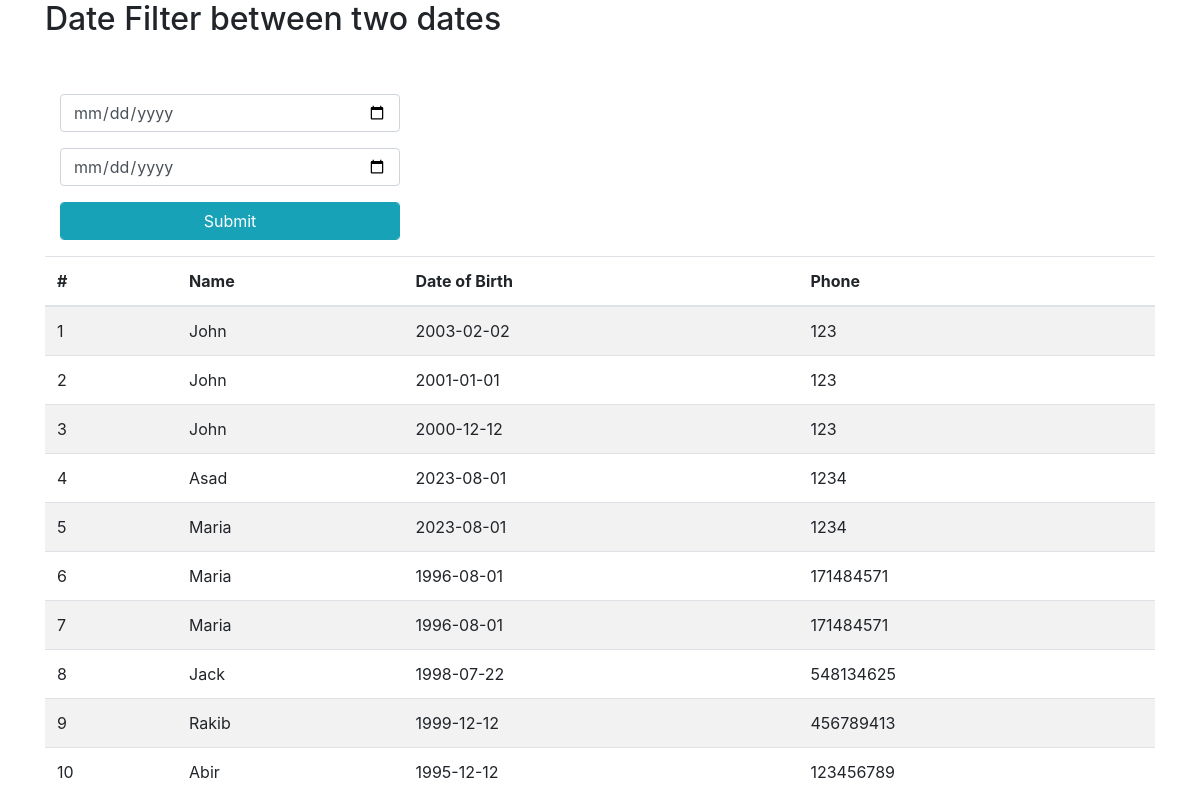
The app's page /storeProcedure.php with its own data.
### tables this page shows
CREATE TABLE `tb_student_info` (
  `Id` int(11) NOT NULL,
  `FirstName` varchar(50) NOT NULL,
  `LastName` varchar(50) NOT NULL,
  `Gender` varchar(10) NOT NULL,
  `DateOfBirth` date NOT NULL,
  `PresentAddress` varchar(255) NOT NULL,
  `PermanentAddress` varchar(255) NOT NULL,
  `Department` varchar(100) NOT NULL,
  `Designation` varchar(255) NOT NULL,
  `Phone` int(11) NOT NULL
);

### storeProcedure.php (the view, shortened to what this page needs)
<?php include_once 'db.php';
$sql = "SELECT * FROM tb_student_info";
$run = mysqli_query($connection,$sql);
?>
<!DOCTYPE html>
<html lang="en">
<head>
    <link rel="stylesheet" href="https://cdn.jsdelivr.net/npm/bootstrap@4.4.1/dist/css/bootstrap.min.css" >
</head>
<body>
<section>
    <div class="container">
    <h2>Date Filter between two dates</h2><br><br>
    <form action="" method="post">
        <div class="col-lg-4">
            <div class="form-group">
                <input type="date" name="startDate" class="form-control">
            </div>
        </div>
        <div class="col-lg-4">
            <div class="form-group">
                <input type="date" name="endDate" class="form-control">
            </div>
        </div>
        <div class="col-lg-4">
            <div class="form-group">
                <input type="submit" name="btnSubmit" class="btn btn-info form-control">
            </div>
        </div>
    </form>
    <?php
        if(isset($_POST['btnSubmit']))
        {
            $startDate = $_POST['startDate'];
            $endDate = $_POST['endDate'];
            $result = mysqli_query($connection,"SELECT * FROM tb_student_info WHERE DateOfBirth BETWEEN '$startDate' AND '$endDate'");
            if(mysqli_num_rows($result)>0){?>
                        <div class="col-lg-12">
                            <table class="table table-striped">
                                <thead>
                                    <th>Name</th>
                                    <th>Date of Birth</th>
                                    <th>Phone</th>
                                </thead>
                                <tbody>
                                <?php foreach($result as $value){?>
                                    <tr>
                                        <td><?=$value['FirstName']?></td>
                                        <td><?=$value['DateOfBirth']?></td>
                                        <td><?=$value['Phone']?></td>
                                    </tr>
                                    <?php    }?>
                                </tbody>
                            </table>
                        </div>
            <?php
            }
            else
            {
                echo "Data not found";
            }
        }else {
    ?>
    <div class="row">
        <div class="col-lg-12">
            <table class="table table-striped">
                <thead>
                    <th>#</th>
                    <th>Name</th>
                    <th>Date of Birth</th>
                    <th>Phone</th>
                </thead>
                <tbody>
                    <?php
                    $i=1;
                        while($row=mysqli_fetch_assoc($run)){
                            $name = $row['FirstName'];
                            $dateOfBirth = $row['DateOfBirth'];
                            $phone = $row['Phone'];
                        ?>
                            <tr>
                                <td><?=$i; ?></td>
                                <td><?=$name; ?></td>
                                <td><?=$dateOfBirth; ?></td>
                                <td><?=$phone; ?></td>
                            </tr>
                    <?php  $i++;  } ?>
                </tbody>
            </table>
        </div>
        <?php } ?>
    </div>
    </div>
</section>
</body>
</html>

### records on screen
tb_student_info: FirstName "John", DateOfBirth "2003-02-02", Phone "123"
tb_student_info: FirstName "John", DateOfBirth "2001-01-01", Phone "123"
tb_student_info: FirstName "John", DateOfBirth "2000-12-12", Phone "123"
tb_student_info: FirstName "Asad", DateOfBirth "2023-08-01", Phone "1234"
tb_student_info: FirstName "Maria", DateOfBirth "2023-08-01", Phone "1234"
tb_student_info: FirstName "Maria", DateOfBirth "1996-08-01", Phone "171484571"
tb_student_info: FirstName "Maria", DateOfBirth "1996-08-01", Phone "171484571"
tb_student_info: FirstName "Jack", DateOfBirth "1998-07-22", Phone "548134625"
tb_student_info: FirstName "Rakib", DateOfBirth "1999-12-12", Phone "456789413"
tb_student_info: FirstName "Abir", DateOfBirth "1995-12-12", Phone "123456789"
